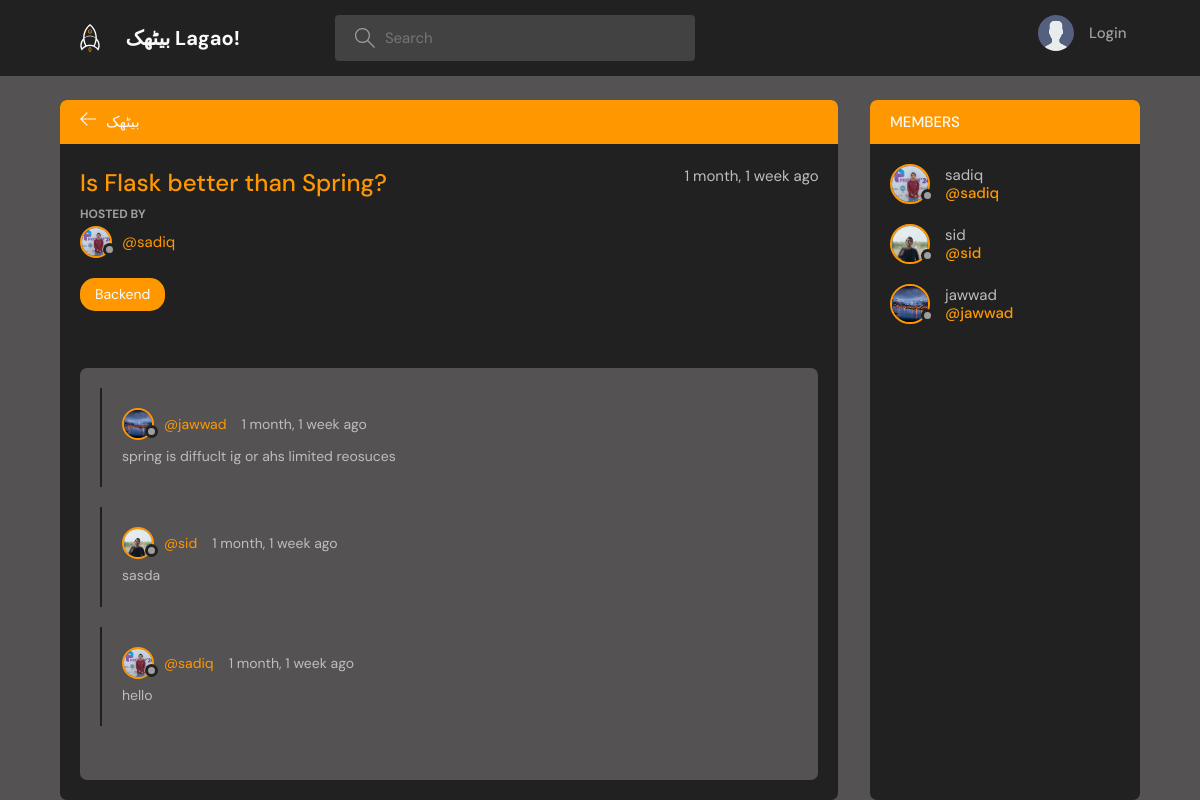
The page /room/1/ on the database its author committed.
### main/models.py (models this page shows, shortened)
class Room(models.Model):
    host = models.ForeignKey(User , on_delete = models.CASCADE, null = True)
    topic = models.ForeignKey(Topic , on_delete = models.SET_NULL , null = True)
    name = models.CharField(max_length = 50,null = True , blank = True)
    description = models.TextField(max_length = 150,null = True , blank = True)
    members = models.ManyToManyField(User , related_name= "members" , blank=True)
    created_at = models.DateTimeField(auto_now_add = True)
    updated_at = models.DateTimeField(auto_now = True)
    class Meta:
        ordering = ['-updated_at', '-created_at']

class User(AbstractUser):
    name = models.CharField(max_length=100 , null=True)
    email = models.EmailField(null=True , unique=True)
    bio = models.TextField(null=True)
    avatar = models.ImageField(null=True , default="avatar.svg")
    USERNAME_FIELD = 'email'
    REQUIRED_FIELDS = []

class Topic(models.Model):
    name = models.TextField(max_length = 100)
    def __str__(self) -> str:
        return self.name

class Message(models.Model):
    sender = models.ForeignKey(User , on_delete = models.CASCADE)
    room = models.ForeignKey(Room , on_delete = models.CASCADE)
    matter = models.TextField()
    created_at = models.DateTimeField(auto_now_add = True)
    updated_at = models.DateTimeField(auto_now = True)
    class meta:
        ordering = ['-updated' , '-created']

### main/views.py (the view)
# urls.py: path('room/<int:pk>/',views.room,name="room"),
def room(request,pk):
    room = Room.objects.get(id = pk)
    room_msgs = room.message_set.all().order_by('-created_at')
    members = room.members.all()
    if request.method == "POST":
        Message.objects.create(sender = request.user , room = room , matter = request.POST.get('matter')  )
        sender = request.user
        if not (room.members.filter(username = sender.username).exists()):
            room.members.add(request.user)
    return render(request,'main/room.html' , context={'room' : room , 'room_msgs' : room_msgs , 'members' : members})

### main/templates/main/room.html (shortened to what this page needs)
{% extends 'common.html' %}
{% block content %}
    <main class="profile-page layout layout--2">
      <div class="container">
        <div class="room">
          <div class="room__top">
            <div class="room__topLeft">
              <a href="{% url 'home' %}">
                <svg version="1.1" xmlns="http://www.w3.org/2000/svg" width="32" height="32" viewBox="0 0 32 32">
                  <title>arrow-left</title>
                  <path
                    d="M13.723 2.286l-13.723 13.714 13.719 13.714 1.616-1.611-10.96-10.96h27.625v-2.286h-27.625l10.965-10.965-1.616-1.607z"
                  ></path>
                </svg>
              </a>
              <h3> بیٹھک</h3>
            </div>
          </div>
          <div class="room__box scroll">
            <div class="room__header scroll">
              <div class="room__info">
                <h3>{{room.name}}</h3>
                <span>{{room.created_at | timesince}} ago</span>
              </div>
              <div class="room__hosted">
                <p>Hosted By</p>
                <a href="{% url 'user-profile' room.host.id %}" class="room__author">
                  <div class="avatar avatar--small">
                    <img src="{{room.host.avatar.url}}" />
                  </div>
                  <span>@{{room.host.username}}</span>
                </a>
              </div>
              <span class="room__topics">{{room.topic}}</span>
            </div>
            <div class="room__conversation">
              <div class="threads scroll">
                {% for msg in room_msgs %}
                  <div class="thread">
                    <div class="thread__top">
                      <div class="thread__author">
                        <a href="{% url 'user-profile' msg.sender.id %}" class="thread__authorInfo">
                          <div class="avatar avatar--small">
                            <img src="{{msg.sender.avatar.url}}" />
                          </div>
                          <span>@{{msg.sender.username}}</span>
                        </a>
                        <span class="thread__date">{{msg.created_at | timesince }} ago</span>
                      </div>
                    </div>
                    <div class="thread__details">
                      {{msg.matter}}
                    </div>
                  </div>
                  {% endfor %}
              </div>
            </div>
          </div>
        </div>
        <div class="participants">
          <h3 class="participants__top">Members <span>({{room.members.count}} Joined)</span></h3>
          <div class="participants__list scroll">
            {% for member in members %}
            <a href="{% url 'user-profile' member.id %}" class="participant">
              <div class="avatar avatar--medium">
                <img src="{{member.avatar.url}}" />
              </div>
              <p>
                {{member.username}}
                <span>@{{member.username}}</span>
              </p>
            </a>
            {% endfor %}
          </div>
        </div>
      </div>
    </main>
{% endblock %}

### rows shown on the page
Room: name "Is Flask better than Spring?", created_at "1 month, 1 week", host.avatar (picture), host.username "sadiq", topic "Backend"
Message: sender.avatar (picture), sender.username "jawwad", created_at "1 month, 1 week", matter "spring is diffuclt ig or ahs limited reosuces"
Message: sender.avatar (picture), sender.username "sid", created_at "1 month, 1 week", matter "sasda"
Message: sender.avatar (picture), sender.username "sadiq", created_at "1 month, 1 week", matter "hello"
User: avatar (picture), username "sadiq"
User: avatar (picture), username "sid"
User: avatar (picture), username "jawwad"
